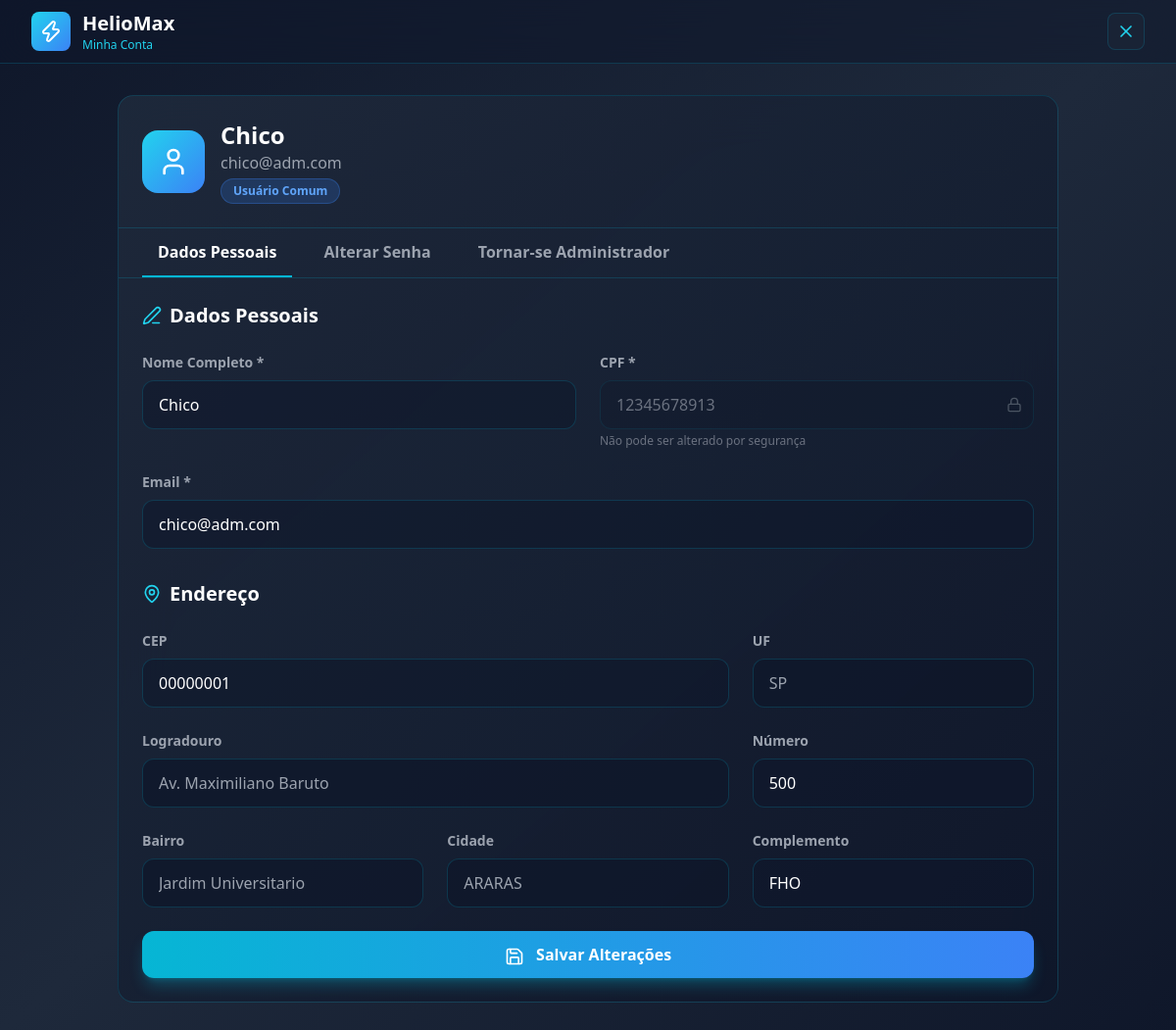
The page /codigoPWEB/pages/PHP/perfil.php (signed in) on the database its author committed.
### tables this page shows
CREATE TABLE `usuario` (
  `ID_USER` int(11) NOT NULL,
  `NOME` varchar(100) NOT NULL,
  `CPF` varchar(11) NOT NULL,
  `EMAIL` varchar(150) NOT NULL,
  `SENHA` varchar(255) NOT NULL,
  `TIPO_USUARIO` tinyint(4) NOT NULL,
  `NUMERO_RESIDENCIA` varchar(10) NOT NULL,
  `COMPLEMENTO_ENDERECO` varchar(100) DEFAULT NULL,
  `CEP` varchar(9) DEFAULT NULL,
  `FK_ID_CEP` int(11) NOT NULL
);

CREATE TABLE `estado` (
  `ID_ESTADO` int(11) NOT NULL,
  `UF` char(2) NOT NULL
);

CREATE TABLE `cep` (
  `ID_CEP` int(11) NOT NULL,
  `CEP` varchar(9) DEFAULT NULL,
  `LOGRADOURO` varchar(255) NOT NULL,
  `FK_BAIRRO` int(11) NOT NULL
);

CREATE TABLE `bairro` (
  `ID_BAIRRO` int(11) NOT NULL,
  `NOME` varchar(255) NOT NULL,
  `FK_CIDADE` int(11) NOT NULL
);

CREATE TABLE `cidade` (
  `ID_CIDADE` int(11) NOT NULL,
  `NOME` varchar(50) NOT NULL,
  `FK_ESTADO` int(11) NOT NULL
);

### codigoPWEB/pages/PHP/perfil.php (the view, shortened to what this page needs)
<?php
$host = '127.0.0.1';
$dbname = 'heliomax';
$username = 'root';
$password = '';
try {
     $pdo = new PDO("mysql:host=$host;dbname=$dbname;charset=utf8mb4", $username, $password);
     $pdo->setAttribute(PDO::ATTR_ERRMODE, PDO::ERRMODE_EXCEPTION);
} catch (PDOException $e) {
     die("Erro na conexão: " . $e->getMessage());
}
$user_id = $_SESSION['usuario_id'];
$stmt = $pdo->prepare("SELECT u.*,
                       u.CEP as CEP_USUARIO,
                       u.NUMERO_RESIDENCIA,
                       u.COMPLEMENTO_ENDERECO,
                       c.CEP as CEP_TABELA,
                       c.LOGRADOURO,
                       b.NOME as bairro,
                       ci.NOME as cidade,
                       e.UF
                       FROM usuario u
                       LEFT JOIN cep c ON u.FK_ID_CEP = c.ID_CEP
                       LEFT JOIN bairro b ON c.FK_BAIRRO = b.ID_BAIRRO
                       LEFT JOIN cidade ci ON b.FK_CIDADE = ci.ID_CIDADE
                       LEFT JOIN estado e ON ci.FK_ESTADO = e.ID_ESTADO
                       WHERE u.ID_USER = ?");
$stmt->execute([$user_id]);
$usuario = $stmt->fetch();
?>
<!DOCTYPE html>
<html lang="pt-BR">
<head>
     <script src="https://cdn.tailwindcss.com"></script>
</head>
<body class="min-h-screen bg-gradient-to-br from-slate-900 via-slate-800 to-slate-900">
     <header class="bg-slate-900/50 backdrop-blur-xl border-b border-cyan-500/20 sticky top-0 z-50">
          <div class="max-w-7xl mx-auto px-4 sm:px-6 lg:px-8">
               <div class="flex items-center justify-between h-16">
                    <div class="flex items-center gap-3">
                         <div
                              class="w-10 h-10 bg-gradient-to-br from-cyan-400 to-blue-500 rounded-lg flex items-center justify-center">
                              <i data-lucide="zap" class="w-6 h-6 text-white"></i>
                         </div>
                         <div>
                              <h1 class="text-xl font-bold text-white">HelioMax</h1>
                              <p class="text-xs text-cyan-400">Minha Conta</p>
                         </div>
                    </div>
                    <div class="flex items-center gap-4">
                         <button onclick="window.history.back()"
                              class="p-2 bg-slate-800/50 hover:bg-slate-700/50 rounded-lg border border-cyan-500/20 hover:border-cyan-500/40 transition-all">
                              <i data-lucide="x" class="w-5 h-5 text-cyan-400"></i>
                         </button>
                    </div>
               </div>
          </div>
     </header>
     <main class="max-w-5xl mx-auto px-4 sm:px-6 lg:px-8 py-8">
          <div
               class="bg-gradient-to-br from-slate-800/95 to-slate-900/95 backdrop-blur-xl rounded-2xl border border-cyan-500/20">
               <div class="p-6 border-b border-cyan-500/20 flex items-center gap-4">
                    <div
                         class="w-16 h-16 bg-gradient-to-br from-cyan-400 to-blue-500 rounded-2xl flex items-center justify-center">
                         <i data-lucide="user" class="w-8 h-8 text-white"></i>
                    </div>
                    <div>
                         <h2 class="text-2xl font-bold text-white"><?php echo htmlspecialchars($usuario['NOME']); ?>
                         </h2>
                         <p class="text-gray-400"><?php echo htmlspecialchars($usuario['EMAIL']); ?></p>
                         <span
                              class="inline-block mt-1 px-3 py-1 bg-<?php echo $usuario['TIPO_USUARIO'] == 1 ? 'purple' : 'blue'; ?>-500/20 text-<?php echo $usuario['TIPO_USUARIO'] == 1 ? 'purple' : 'blue'; ?>-400 rounded-full text-xs font-semibold border border-<?php echo $usuario['TIPO_USUARIO'] == 1 ? 'purple' : 'blue'; ?>-500/30">
                              <?php echo $usuario['TIPO_USUARIO'] == 1 ? 'Administrador' : 'Usuário Comum'; ?>
                         </span>
                    </div>
               </div>
               <div class="border-b border-cyan-500/20 px-6">
                    <div class="flex gap-4">
                         <button onclick="mudarTab('dadosPessoais')" id="tabDadosPessoais"
                              class="px-4 py-3 text-white font-semibold border-b-2 border-cyan-500 transition-colors">
                              Dados Pessoais
                         </button>
                         <button onclick="mudarTab('alterarSenha')" id="tabAlterarSenha"
                              class="px-4 py-3 text-gray-400 font-semibold border-b-2 border-transparent hover:text-white transition-colors">
                              Alterar Senha
                         </button>
                         <?php if ($usuario['TIPO_USUARIO'] == 0): ?>
                              <button onclick="mudarTab('tornarAdmin')" id="tabTornarAdmin"
                                   class="px-4 py-3 text-gray-400 font-semibold border-b-2 border-transparent hover:text-white transition-colors">
                                   Tornar-se Administrador
                              </button>
                         <?php endif; ?>
                    </div>
               </div>
               <div id="contentDadosPessoais" class="p-6">
                    <form method="POST" action="">
                         <h3 class="text-xl font-bold text-white mb-6 flex items-center gap-2">
                              <i data-lucide="edit-3" class="w-5 h-5 text-cyan-400"></i>
                              Dados Pessoais
                         </h3>
                         <div class="grid grid-cols-1 md:grid-cols-2 gap-6 mb-6">
                              <div>
                                   <label class="block text-gray-400 text-sm font-semibold mb-2">Nome Completo *</label>
                                   <input type="text" name="nome" required
                                        value="<?php echo htmlspecialchars($usuario['NOME']); ?>"
                                        class="w-full px-4 py-3 bg-slate-900/50 border border-cyan-500/20 rounded-xl text-white placeholder-gray-500 focus:outline-none focus:border-cyan-500/50 transition-colors">
                              </div>
                              <div>
                                   <label class="block text-gray-400 text-sm font-semibold mb-2">CPF *</label>
                                   <div class="relative">
                                        <input type="text" value="<?php echo htmlspecialchars($usuario['CPF']); ?>"
                                             readonly disabled
                                             class="w-full px-4 py-3 bg-slate-900/30 border border-cyan-500/10 rounded-xl text-gray-500 cursor-not-allowed focus:outline-none">
                                        <div class="absolute right-3 top-1/2 transform -translate-y-1/2">
                                             <i data-lucide="lock" class="w-4 h-4 text-gray-600"></i>
                                        </div>
                                   </div>
                                   <p class="text-xs text-gray-500 mt-1">Não pode ser alterado por segurança</p>
                              </div>
                              <div class="md:col-span-2">
                                   <label class="block text-gray-400 text-sm font-semibold mb-2">Email *</label>
                                   <input type="email" name="email" required
                                        value="<?php echo htmlspecialchars($usuario['EMAIL']); ?>"
                                        class="w-full px-4 py-3 bg-slate-900/50 border border-cyan-500/20 rounded-xl text-white placeholder-gray-500 focus:outline-none focus:border-cyan-500/50 transition-colors">
                              </div>
                         </div>
                         <h3 class="text-xl font-bold text-white mb-6 flex items-center gap-2 mt-8">
                              <i data-lucide="map-pin" class="w-5 h-5 text-cyan-400"></i>
                              Endereço
                         </h3>
                         <div class="grid grid-cols-1 md:grid-cols-3 gap-6 mb-6">
                              <div class="md:col-span-2">
                                   <label class="block text-gray-400 text-sm font-semibold mb-2">CEP</label>
                                   <input type="text" name="cep_perfil" id="cep_perfil" placeholder="Ex: 13610-100"
                                        maxlength="9"
                                        value="<?php echo htmlspecialchars($usuario['CEP_USUARIO'] ?? $usuario['CEP_TABELA'] ?? ''); ?>"
                                        class="w-full px-4 py-3 bg-slate-900/50 border border-cyan-500/20 rounded-xl text-white placeholder-gray-500 focus:outline-none focus:border-cyan-500/50 transition-colors">
                              </div>
                              <div>
                                   <label class="block text-gray-400 text-sm font-semibold mb-2">UF</label>
                                   <input type="text" name="uf_perfil" id="uf_perfil"
                                        value="<?php echo htmlspecialchars($usuario['UF'] ?? ''); ?>"
                                        placeholder="Ex: SP" maxlength="2" readonly
                                        class="w-full px-4 py-3 bg-slate-900/70 border border-cyan-500/20 rounded-xl text-gray-400 placeholder-gray-500 focus:outline-none cursor-not-allowed uppercase">
                              </div>
                              <div class="md:col-span-2">
                                   <label class="block text-gray-400 text-sm font-semibold mb-2">Logradouro</label>
                                   <input type="text" name="logradouro_perfil" id="logradouro_perfil"
                                        value="<?php echo htmlspecialchars($usuario['LOGRADOURO'] ?? ''); ?>"
                                        placeholder="Ex: Av. Paulista" readonly
                                        class="w-full px-4 py-3 bg-slate-900/70 border border-cyan-500/20 rounded-xl text-gray-400 placeholder-gray-500 focus:outline-none cursor-not-allowed">
                              </div>
                              <div>
                                   <label class="block text-gray-400 text-sm font-semibold mb-2">Número</label>
                                   <input type="text" name="numero_residencia" id="numero_residencia_perfil"
                                        value="<?php echo htmlspecialchars($usuario['NUMERO_RESIDENCIA'] ?? ''); ?>"
                                        oninput="this.value = this.value.replace(/\D/g, '')" inputmode="numeric"
                                        placeholder="Ex: 123"
                                        class="w-full px-4 py-3 bg-slate-900/50 border border-cyan-500/20 rounded-xl text-white placeholder-gray-500 focus:outline-none focus:border-cyan-500/50 transition-colors">
                              </div>
                              <div>
                                   <label class="block text-gray-400 text-sm font-semibold mb-2">Bairro</label>
                                   <input type="text" name="bairro_perfil" id="bairro_perfil"
                                        value="<?php echo htmlspecialchars($usuario['bairro'] ?? ''); ?>"
                                        placeholder="Ex: Bela Vista" readonly
                                        class="w-full px-4 py-3 bg-slate-900/70 border border-cyan-500/20 rounded-xl text-gray-400 placeholder-gray-500 focus:outline-none cursor-not-allowed">
                              </div>
                              <div>
                                   <label class="block text-gray-400 text-sm font-semibold mb-2">Cidade</label>
                                   <input type="text" name="cidade_perfil" id="cidade_perfil"
                                        value="<?php echo htmlspecialchars($usuario['cidade'] ?? ''); ?>"
                                        placeholder="Ex: São Paulo" readonly
                                        class="w-full px-4 py-3 bg-slate-900/70 border border-cyan-500/20 rounded-xl text-gray-400 placeholder-gray-500 focus:outline-none cursor-not-allowed">
                              </div>
                              <div>
                                   <label class="block text-gray-400 text-sm font-semibold mb-2">Complemento</label>
                                   <input type="text" name="complemento" id="complemento_perfil"
                                        value="<?php echo htmlspecialchars($usuario['COMPLEMENTO_ENDERECO'] ?? ''); ?>"
                                        placeholder="Ex: Apto 10"
                                        class="w-full px-4 py-3 bg-slate-900/50 border border-cyan-500/20 rounded-xl text-white placeholder-gray-500 focus:outline-none focus:border-cyan-500/50 transition-colors">
                              </div>
                         </div>
                         <button type="submit"
                              class="w-full bg-gradient-to-r from-cyan-500 to-blue-500 hover:from-cyan-600 hover:to-blue-600 text-white font-bold py-3 px-6 rounded-xl transition-all duration-300 hover:scale-105 shadow-lg shadow-cyan-500/30">
                              <i data-lucide="save" class="w-5 h-5 inline-block mr-2"></i>
                              Salvar Alterações
                         </button>
                    </form>
               </div>
          </div>
     </main>
</body>
</html>

### rows shown on the page
usuario: NOME "Chico", EMAIL "chico@adm.com", nome "Chico", CPF "12345678913", email "chico@adm.com", cep_perfil "00000001", uf_perfil "SP", logradouro_perfil "Av. Maximiliano Baruto", numero_residencia "500", bairro_perfil "Jardim Universitario", cidade_perfil "ARARAS", complemento "FHO"
